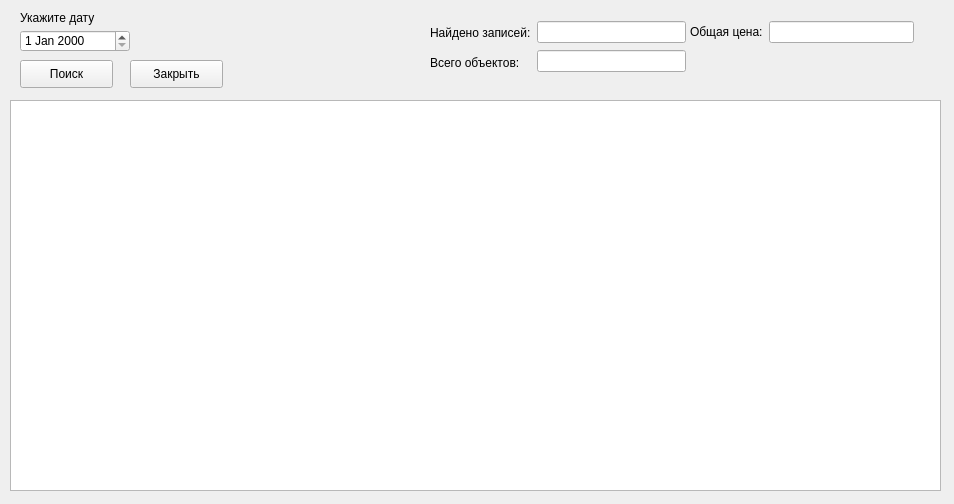
<?xml version="1.0" encoding="UTF-8"?>
<ui version="4.0">
 <class>Day_form</class>
 <widget class="QWidget" name="Day_form">
  <property name="geometry">
   <rect>
    <x>0</x>
    <y>0</y>
    <width>954</width>
    <height>504</height>
   </rect>
  </property>
  <property name="windowTitle">
   <string>День</string>
  </property>
  <widget class="QTableView" name="tableView">
   <property name="geometry">
    <rect>
     <x>10</x>
     <y>100</y>
     <width>931</width>
     <height>391</height>
    </rect>
   </property>
  </widget>
  <widget class="QPushButton" name="Search_Button">
   <property name="geometry">
    <rect>
     <x>20</x>
     <y>60</y>
     <width>93</width>
     <height>28</height>
    </rect>
   </property>
   <property name="text">
    <string>Поиск</string>
   </property>
  </widget>
  <widget class="QDateEdit" name="dateEdit">
   <property name="geometry">
    <rect>
     <x>20</x>
     <y>30</y>
     <width>110</width>
     <height>22</height>
    </rect>
   </property>
  </widget>
  <widget class="QPushButton" name="closeButton">
   <property name="geometry">
    <rect>
     <x>130</x>
     <y>60</y>
     <width>93</width>
     <height>28</height>
    </rect>
   </property>
   <property name="text">
    <string>Закрыть</string>
   </property>
  </widget>
  <widget class="QLabel" name="label_4">
   <property name="geometry">
    <rect>
     <x>20</x>
     <y>10</y>
     <width>101</width>
     <height>16</height>
    </rect>
   </property>
   <property name="text">
    <string>Укажите дату</string>
   </property>
  </widget>
  <widget class="QWidget" name="layoutWidget">
   <property name="geometry">
    <rect>
     <x>690</x>
     <y>20</y>
     <width>224</width>
     <height>24</height>
    </rect>
   </property>
   <layout class="QHBoxLayout" name="horizontalLayout_2">
    <item>
     <widget class="QLabel" name="label_3">
      <property name="text">
       <string>Общая цена:</string>
      </property>
     </widget>
    </item>
    <item>
     <widget class="QLineEdit" name="cost_line"/>
    </item>
   </layout>
  </widget>
  <widget class="QWidget" name="layoutWidget">
   <property name="geometry">
    <rect>
     <x>430</x>
     <y>20</y>
     <width>256</width>
     <height>55</height>
    </rect>
   </property>
   <layout class="QHBoxLayout" name="horizontalLayout">
    <item>
     <layout class="QVBoxLayout" name="verticalLayout">
      <item>
       <widget class="QLabel" name="label">
        <property name="text">
         <string>Найдено записей:</string>
        </property>
       </widget>
      </item>
      <item>
       <widget class="QLabel" name="label_2">
        <property name="text">
         <string>Всего объектов:</string>
        </property>
       </widget>
      </item>
     </layout>
    </item>
    <item>
     <layout class="QVBoxLayout" name="verticalLayout_2">
      <item>
       <widget class="QLineEdit" name="found_line"/>
      </item>
      <item>
       <widget class="QLineEdit" name="total_line"/>
      </item>
     </layout>
    </item>
   </layout>
  </widget>
 </widget>
 <resources/>
 <connections/>
</ui>
